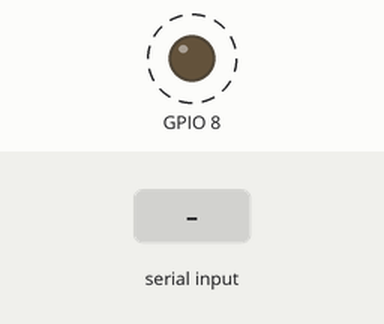
Recording of a sketch running on a simulated ESP32. Parts: output pins drawn as LEDs (lit = HIGH). Dashed ring = blinking. Inputs (shaded band) come from the test bench. EEPROM starts erased; what the sketch prints to the serial monitor is not drawn.

Above: at 1.2 s.
1.3 s: "GET_SCHEMA\n" received over Serial
Timing chart, 0 to 10.3 s (numbered marks = the images above; inputs shaded):
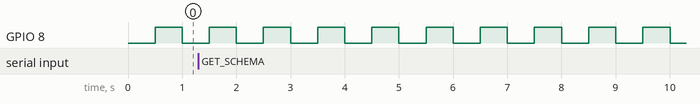

The sketch:

LED_blink_example_NVS.ino
```cpp
#include <Arduino.h>
#include <Preferences.h>
#include <ArduinoJson.h>
#include "nvs_flash.h"
#include "nvs.h"

// --- Global Objects ---
Preferences prefs;
const char* NVS_NAMESPACE = "config";

// --- Parameter Metadata Structure ---
struct Parameter {
    const char* key;
    const char* label;
    const char* type; // "int" or "str"
    int min_val;
    int max_val;
};

// --- Updated Schema: GPIO and Timeout only ---
Parameter schema[] = {
    {"led_pin", "LED GPIO Pin",      "int", 0,  48},   // Adjust max for your ESP32 model
    {"timeout", "Blink Timeout (ms)", "int", 50, 5000}
};
const int schema_count = sizeof(schema) / sizeof(Parameter);

// --- Runtime Variables ---
unsigned long lastMillis = 0;
bool ledState = false;

// Function to safely switch GPIO pins
void updateGPIOPin(int oldPin, int newPin) {
    pinMode(oldPin, INPUT);     // Reset old pin to high impedance
    pinMode(newPin, OUTPUT);    // Set new pin as output
}

void sendSchema() {
    JsonDocument doc;
    JsonArray params = doc.to<JsonArray>();

    for (int i = 0; i < schema_count; i++) {
        JsonObject p = params.add<JsonObject>();
        p["key"] = schema[i].key;
        p["label"] = schema[i].label;
        p["type"] = schema[i].type;
        p["min"] = schema[i].min_val;
        p["max"] = schema[i].max_val;

        // Fetch current value from NVS
        if (strcmp(schema[i].type, "int") == 0) {
            p["val"] = prefs.getInt(schema[i].key, schema[i].min_val);
        } else {
            p["val"] = prefs.getString(schema[i].key, "");
        }
    }
    serializeJson(doc, Serial);
    Serial.println();
}

void setup() {
    Serial.begin(115200);
    prefs.begin(NVS_NAMESPACE, false);

    // Initial default values
    if (!prefs.isKey("led_pin")) prefs.putInt("led_pin", 8); // Default for C3 SuperMini LED
    if (!prefs.isKey("timeout")) prefs.putInt("timeout", 500);

    // Initialize the GPIO defined in NVS
    pinMode(prefs.getInt("led_pin", 8), OUTPUT);
}

void loop() {
    // 1. Blink Logic (Simple LED)
    int currentPin = prefs.getInt("led_pin", 8);
    int currentTimeout = prefs.getInt("timeout", 500);

    if (millis() - lastMillis >= currentTimeout) {
        lastMillis = millis();
        ledState = !ledState;
        digitalWrite(currentPin, ledState ? HIGH : LOW);
    }

    // 2. Serial Communication
    if (Serial.available()) {
        String input = Serial.readStringUntil('\n');

        if (input == "GET_SCHEMA") {
            sendSchema();
        }
        else if (input.startsWith("SET_VAR:")) {
            JsonDocument update;
            DeserializationError error = deserializeJson(update, input.substring(8));

            if (!error) {
                const char* key = update["key"];
                int val = update["val"];

                // Server-side Safety Check
                for (int i = 0; i < schema_count; i++) {
                    if (strcmp(schema[i].key, key) == 0) {
                        if (val >= schema[i].min_val && val <= schema[i].max_val) {

                            // If we are changing the pin, update the hardware mode
                            if (strcmp(key, "led_pin") == 0) {
                                int oldPin = prefs.getInt("led_pin", 8);
                                updateGPIOPin(oldPin, val);
                            }

                            prefs.putInt(key, val);
                            Serial.println("OK");
                        } else {
                            Serial.println("ERROR: Out of bounds");
                        }
                        break;
                    }
                }
            }
        }
    }
}
```

Measured:
- by itself, GPIO 8: alternates HIGH for 0.50 s and LOW for 0.50 s
